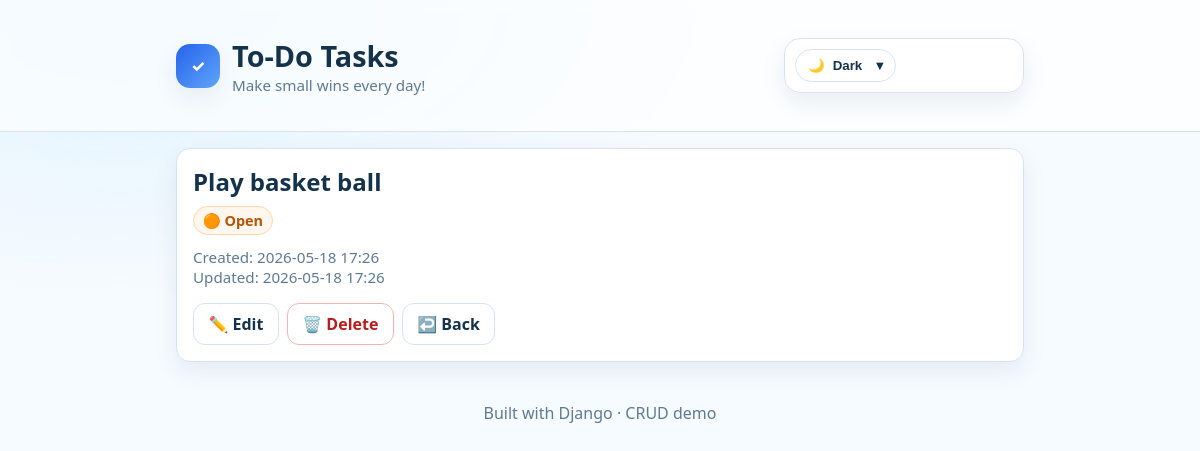
Page /4/ on the committed database.
### tasks/models.py (models this page shows, shortened)
class Task(models.Model):
    title = models.CharField(max_length=200, unique=True)
    completed = models.BooleanField(default=False)
    created_at = models.DateTimeField(auto_now_add=True)
    updated_at = models.DateTimeField(auto_now=True)
    class Meta:
        ordering = ["-created_at"]

### tasks/views.py (the view)
# urls.py: path("<int:pk>/", views.task_detail, name="task_detail"),
def task_detail(request, pk: int):
    task = get_object_or_404(Task, pk=pk)
    return render(request, "tasks/task_detail.html", {"task": task})

### tasks/templates/tasks/task_detail.html (shortened to what this page needs)
{% extends 'tasks/base.html' %}
{% block content %}
  <div class="card">
    <h2 style="margin:0 0 0.5rem 0;">{{ task.title }}</h2>
    <div style="margin: 0.5rem 0;">
      {% if task.completed %}
        <span class="badge badge-success">✅ Completed</span>
      {% else %}
        <span class="badge badge-warning">🟠 Open</span>
      {% endif %}
    </div>
    <div style="margin-top: 0.75rem;">
      <div class="tiny">Created: {{ task.created_at|date:"Y-m-d H:i" }}</div>
      <div class="tiny">Updated: {{ task.updated_at|date:"Y-m-d H:i" }}</div>
    </div>
    <div style="height: 1rem;"></div>
    <div class="actions">
      <a class="btn" href="{% url 'tasks:task_update' task.pk %}">✏️ Edit</a>
      <a class="btn btn-danger" href="{% url 'tasks:task_delete' task.pk %}">🗑️ Delete</a>
      <a class="btn" href="{% url 'tasks:task_list' %}">↩️ Back</a>
    </div>
  </div>
{% endblock %}

### tasks/templates/tasks/base.html (style rules this page uses)
:root { --bg: #f6fbff; --card: #ffffff; --text: #14324a; --muted: #5f7a94; --primary: #2563eb; --primary-dark: #1d4ed8; --danger: #b91c1c; --success: #15803d; --border: #d7e3f3; --shadow: 0 10px 25px rgba(20, 50, 74, 0.08); }
body.theme-ocean { --primary: #2563eb; --primary-dark: #1d4ed8; }
* { box-sizing: border-box; }
body { margin: 0; font-family: ui-sans-serif, system-ui, -apple-system, Segoe UI, Roboto, Helvetica, Arial; background: radial-gradient(1000px 500px at 10% 0%, #e0f2fe, transparent 60%), var(--bg); color: var(--text); overflow-x: hidden; }
.card { background: var(--card); border: 1px solid var(--border); border-radius: 14px; padding: 1rem; box-shadow: var(--shadow); position: relative; overflow: hidden; }
.card::after { content: ""; position: absolute; inset: -40% -40% auto -40%; height: 120px; transform: rotate(10deg); background: linear-gradient(90deg, transparent, rgba(255,255,255,0.55), transparent); opacity: 0; transition: opacity 200ms ease; pointer-events: none; }
.actions { display: flex; gap: 0.5rem; flex-wrap: wrap; }
.btn { appearance: none; border: 1px solid var(--border); border-radius: 12px; padding: 0.55rem 0.9rem; background: white; color: var(--text); text-decoration: none; font-weight: 650; display: inline-flex; align-items: center; gap: 0.4rem; transition: transform 120ms ease, background 120ms ease, border-color 120ms ease; }
.btn-danger { background: #fff; color: var(--danger); border-color: #f2b5b5; }
.badge { display: inline-flex; align-items: center; gap: 0.4rem; padding: 0.25rem 0.55rem; border-radius: 999px; font-weight: 700; font-size: 0.9rem; border: 1px solid var(--border); }
.badge-warning { color: #b45309; background: #fff7ed; border-color: #fed7aa; }
.tiny { color: var(--muted); font-size: 0.95rem; }

### rows in the picture
Task: title "Play basket ball", created_at "2026-05-18 17:26", updated_at "2026-05-18 17:26"
